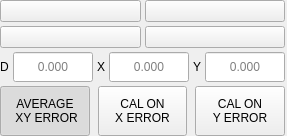
          <widget class="QWidget" name="calibrate">
           <property name="sizePolicy">
            <sizepolicy hsizetype="Preferred" vsizetype="Preferred">
             <horstretch>0</horstretch>
             <verstretch>0</verstretch>
            </sizepolicy>
           </property>
           <property name="minimumSize">
            <size>
             <width>0</width>
             <height>0</height>
            </size>
           </property>
           <layout class="QVBoxLayout" name="verticalLayout_42" stretch="1,0,0">
            <property name="spacing">
             <number>4</number>
            </property>
            <property name="leftMargin">
             <number>0</number>
            </property>
            <property name="topMargin">
             <number>0</number>
            </property>
            <property name="rightMargin">
             <number>2</number>
            </property>
            <property name="bottomMargin">
             <number>0</number>
            </property>
            <item>
             <layout class="QGridLayout" name="gridLayout">
              <property name="topMargin">
               <number>0</number>
              </property>
              <item row="0" column="1">
               <widget class="QPushButton" name="probe_cal_round_pocket">
                <property name="sizePolicy">
                 <sizepolicy hsizetype="Preferred" vsizetype="Preferred">
                  <horstretch>0</horstretch>
                  <verstretch>0</verstretch>
                 </sizepolicy>
                </property>
                <property name="minimumSize">
                 <size>
                  <width>0</width>
                  <height>0</height>
                 </size>
                </property>
                <property name="maximumSize">
                 <size>
                  <width>16777215</width>
                  <height>16777215</height>
                 </size>
                </property>
                <property name="focusPolicy">
                 <enum>Qt::StrongFocus</enum>
                </property>
                <property name="toolTip">
                 <string>Calibrate with round pocket</string>
                </property>
                <property name="statusTip">
                 <string/>
                </property>
                <property name="text">
                 <string/>
                </property>
                <property name="icon">
                 <iconset>
                  <normalon>basic_probe_icons/round_pocket.png</normalon>
                 </iconset>
                </property>
                <property name="iconSize">
                 <size>
                  <width>100</width>
                  <height>100</height>
                 </size>
                </property>
                <property name="probe" stdset="0">
                 <string>probe_cal_round_pocket</string>
                </property>
                <attribute name="buttonGroup">
                 <string notr="true">cal_buttonGroup</string>
                </attribute>
               </widget>
              </item>
              <item row="0" column="0">
               <widget class="QPushButton" name="probe_cal_round_boss">
                <property name="sizePolicy">
                 <sizepolicy hsizetype="Preferred" vsizetype="Preferred">
                  <horstretch>0</horstretch>
                  <verstretch>0</verstretch>
                 </sizepolicy>
                </property>
                <property name="minimumSize">
                 <size>
                  <width>0</width>
                  <height>0</height>
                 </size>
                </property>
                <property name="maximumSize">
                 <size>
                  <width>16777215</width>
                  <height>16777215</height>
                 </size>
                </property>
                <property name="focusPolicy">
                 <enum>Qt::StrongFocus</enum>
                </property>
                <property name="toolTip">
                 <string>Calibrate with round boss</string>
                </property>
                <property name="statusTip">
                 <string/>
                </property>
                <property name="text">
                 <string/>
                </property>
                <property name="icon">
                 <iconset>
                  <normalon>basic_probe_icons/round_boss.png</normalon>
                 </iconset>
                </property>
                <property name="iconSize">
                 <size>
                  <width>100</width>
                  <height>100</height>
                 </size>
                </property>
                <property name="autoDefault">
                 <bool>false</bool>
                </property>
                <property name="probe" stdset="0">
                 <string>probe_cal_round_boss</string>
                </property>
                <attribute name="buttonGroup">
                 <string notr="true">cal_buttonGroup</string>
                </attribute>
               </widget>
              </item>
              <item row="1" column="0">
               <widget class="QPushButton" name="probe_cal_square_boss">
                <property name="sizePolicy">
                 <sizepolicy hsizetype="Preferred" vsizetype="Preferred">
                  <horstretch>0</horstretch>
                  <verstretch>0</verstretch>
                 </sizepolicy>
                </property>
                <property name="minimumSize">
                 <size>
                  <width>0</width>
                  <height>0</height>
                 </size>
                </property>
                <property name="maximumSize">
                 <size>
                  <width>16777215</width>
                  <height>16777215</height>
                 </size>
                </property>
                <property name="focusPolicy">
                 <enum>Qt::StrongFocus</enum>
                </property>
                <property name="toolTip">
                 <string>Calibrate with square boss</string>
                </property>
                <property name="statusTip">
                 <string/>
                </property>
                <property name="text">
                 <string/>
                </property>
                <property name="icon">
                 <iconset>
                  <normalon>basic_probe_icons/rect_boss.png</normalon>
                 </iconset>
                </property>
                <property name="iconSize">
                 <size>
                  <width>100</width>
                  <height>100</height>
                 </size>
                </property>
                <property name="probe" stdset="0">
                 <string>probe_cal_square_boss</string>
                </property>
                <attribute name="buttonGroup">
                 <string notr="true">cal_buttonGroup</string>
                </attribute>
               </widget>
              </item>
              <item row="1" column="1">
               <widget class="QPushButton" name="probe_cal_square_pocket">
                <property name="sizePolicy">
                 <sizepolicy hsizetype="Preferred" vsizetype="Preferred">
                  <horstretch>0</horstretch>
                  <verstretch>0</verstretch>
                 </sizepolicy>
                </property>
                <property name="minimumSize">
                 <size>
                  <width>0</width>
                  <height>0</height>
                 </size>
                </property>
                <property name="maximumSize">
                 <size>
                  <width>16777215</width>
                  <height>16777215</height>
                 </size>
                </property>
                <property name="focusPolicy">
                 <enum>Qt::StrongFocus</enum>
                </property>
                <property name="toolTip">
                 <string>Calibrate with square pocket</string>
                </property>
                <property name="statusTip">
                 <string/>
                </property>
                <property name="text">
                 <string/>
                </property>
                <property name="icon">
                 <iconset>
                  <normalon>basic_probe_icons/rect_pocket.png</normalon>
                 </iconset>
                </property>
                <property name="iconSize">
                 <size>
                  <width>100</width>
                  <height>100</height>
                 </size>
                </property>
                <property name="probe" stdset="0">
                 <string>probe_cal_square_pocket</string>
                </property>
                <attribute name="buttonGroup">
                 <string notr="true">cal_buttonGroup</string>
                </attribute>
               </widget>
              </item>
             </layout>
            </item>
            <item>
             <layout class="QHBoxLayout" name="horizontalLayout_14">
              <item>
               <widget class="QLabel" name="label_3">
                <property name="minimumSize">
                 <size>
                  <width>0</width>
                  <height>30</height>
                 </size>
                </property>
                <property name="maximumSize">
                 <size>
                  <width>16777215</width>
                  <height>30</height>
                 </size>
                </property>
                <property name="text">
                 <string>D</string>
                </property>
                <property name="alignment">
                 <set>Qt::AlignCenter</set>
                </property>
               </widget>
              </item>
              <item>
               <widget class="QLineEdit" name="lineEdit_cal_diameter">
                <property name="sizePolicy">
                 <sizepolicy hsizetype="Preferred" vsizetype="Preferred">
                  <horstretch>0</horstretch>
                  <verstretch>0</verstretch>
                 </sizepolicy>
                </property>
                <property name="minimumSize">
                 <size>
                  <width>80</width>
                  <height>30</height>
                 </size>
                </property>
                <property name="maximumSize">
                 <size>
                  <width>80</width>
                  <height>30</height>
                 </size>
                </property>
                <property name="focusPolicy">
                 <enum>Qt::ClickFocus</enum>
                </property>
                <property name="toolTip">
                 <string>Calibration diameter</string>
                </property>
                <property name="text">
                 <string/>
                </property>
                <property name="maxLength">
                 <number>10</number>
                </property>
                <property name="alignment">
                 <set>Qt::AlignCenter</set>
                </property>
                <property name="placeholderText">
                 <string>0.000</string>
                </property>
               </widget>
              </item>
              <item>
               <widget class="QLabel" name="label_4">
                <property name="minimumSize">
                 <size>
                  <width>0</width>
                  <height>30</height>
                 </size>
                </property>
                <property name="maximumSize">
                 <size>
                  <width>16777215</width>
                  <height>30</height>
                 </size>
                </property>
                <property name="text">
                 <string>X</string>
                </property>
                <property name="alignment">
                 <set>Qt::AlignCenter</set>
                </property>
               </widget>
              </item>
              <item>
               <widget class="QLineEdit" name="lineEdit_cal_x_width">
                <property name="sizePolicy">
                 <sizepolicy hsizetype="Preferred" vsizetype="Preferred">
                  <horstretch>0</horstretch>
                  <verstretch>0</verstretch>
                 </sizepolicy>
                </property>
                <property name="minimumSize">
                 <size>
                  <width>0</width>
                  <height>30</height>
                 </size>
                </property>
                <property name="maximumSize">
                 <size>
                  <width>80</width>
                  <height>30</height>
                 </size>
                </property>
                <property name="focusPolicy">
                 <enum>Qt::ClickFocus</enum>
                </property>
                <property name="toolTip">
                 <string>X calibration value</string>
                </property>
                <property name="styleSheet">
                 <string notr="true"/>
                </property>
                <property name="text">
                 <string/>
                </property>
                <property name="maxLength">
                 <number>10</number>
                </property>
                <property name="cursorPosition">
                 <number>0</number>
                </property>
                <property name="alignment">
                 <set>Qt::AlignCenter</set>
                </property>
                <property name="placeholderText">
                 <string>0.000</string>
                </property>
               </widget>
              </item>
              <item>
               <widget class="QLabel" name="label_8">
                <property name="minimumSize">
                 <size>
                  <width>0</width>
                  <height>30</height>
                 </size>
                </property>
                <property name="maximumSize">
                 <size>
                  <width>16777215</width>
                  <height>30</height>
                 </size>
                </property>
                <property name="text">
                 <string>Y</string>
                </property>
                <property name="alignment">
                 <set>Qt::AlignCenter</set>
                </property>
               </widget>
              </item>
              <item>
               <widget class="QLineEdit" name="lineEdit_cal_y_width">
                <property name="sizePolicy">
                 <sizepolicy hsizetype="Preferred" vsizetype="Preferred">
                  <horstretch>0</horstretch>
                  <verstretch>0</verstretch>
                 </sizepolicy>
                </property>
                <property name="minimumSize">
                 <size>
                  <width>0</width>
                  <height>30</height>
                 </size>
                </property>
                <property name="maximumSize">
                 <size>
                  <width>80</width>
                  <height>30</height>
                 </size>
                </property>
                <property name="focusPolicy">
                 <enum>Qt::ClickFocus</enum>
                </property>
                <property name="toolTip">
                 <string>Y calibration value</string>
                </property>
                <property name="styleSheet">
                 <string notr="true"/>
                </property>
                <property name="text">
                 <string/>
                </property>
                <property name="maxLength">
                 <number>10</number>
                </property>
                <property name="alignment">
                 <set>Qt::AlignCenter</set>
                </property>
                <property name="placeholderText">
                 <string>0.000</string>
                </property>
               </widget>
              </item>
             </layout>
            </item>
            <item>
             <widget class="QWidget" name="widget_cal_error" native="true">
              <property name="sizePolicy">
               <sizepolicy hsizetype="Preferred" vsizetype="Preferred">
                <horstretch>0</horstretch>
                <verstretch>0</verstretch>
               </sizepolicy>
              </property>
              <property name="minimumSize">
               <size>
                <width>0</width>
                <height>50</height>
               </size>
              </property>
              <property name="maximumSize">
               <size>
                <width>16777215</width>
                <height>50</height>
               </size>
              </property>
              <layout class="QHBoxLayout" name="horizontalLayout_56">
               <property name="spacing">
                <number>8</number>
               </property>
               <property name="leftMargin">
                <number>0</number>
               </property>
               <property name="topMargin">
                <number>0</number>
               </property>
               <property name="rightMargin">
                <number>0</number>
               </property>
               <property name="bottomMargin">
                <number>0</number>
               </property>
               <item>
                <widget class="QPushButton" name="cal_avg_error">
                 <property name="sizePolicy">
                  <sizepolicy hsizetype="Preferred" vsizetype="Preferred">
                   <horstretch>0</horstretch>
                   <verstretch>0</verstretch>
                  </sizepolicy>
                 </property>
                 <property name="minimumSize">
                  <size>
                   <width>0</width>
                   <height>0</height>
                  </size>
                 </property>
                 <property name="maximumSize">
                  <size>
                   <width>16777215</width>
                   <height>16777215</height>
                  </size>
                 </property>
                 <property name="styleSheet">
                  <string notr="true"/>
                 </property>
                 <property name="text">
                  <string>AVERAGE
 XY ERROR</string>
                 </property>
                 <property name="checkable">
                  <bool>true</bool>
                 </property>
                 <property name="checked">
                  <bool>true</bool>
                 </property>
                 <property name="autoExclusive">
                  <bool>true</bool>
                 </property>
                 <property name="checkedAction" stdset="0">
                  <string>0</string>
                 </property>
                </widget>
               </item>
               <item>
                <widget class="QPushButton" name="cal_x_error">
                 <property name="sizePolicy">
                  <sizepolicy hsizetype="Preferred" vsizetype="Preferred">
                   <horstretch>0</horstretch>
                   <verstretch>0</verstretch>
                  </sizepolicy>
                 </property>
                 <property name="minimumSize">
                  <size>
                   <width>0</width>
                   <height>0</height>
                  </size>
                 </property>
                 <property name="maximumSize">
                  <size>
                   <width>16777215</width>
                   <height>16777215</height>
                  </size>
                 </property>
                 <property name="baseSize">
                  <size>
                   <width>0</width>
                   <height>0</height>
                  </size>
                 </property>
                 <property name="text">
                  <string>CAL ON
X ERROR</string>
                 </property>
                 <property name="checkable">
                  <bool>true</bool>
                 </property>
                 <property name="checked">
                  <bool>false</bool>
                 </property>
                 <property name="autoExclusive">
                  <bool>true</bool>
                 </property>
                 <property name="checkedAction" stdset="0">
                  <string>1</string>
                 </property>
                </widget>
               </item>
               <item>
                <widget class="QPushButton" name="cal_y_error">
                 <property name="sizePolicy">
                  <sizepolicy hsizetype="Preferred" vsizetype="Preferred">
                   <horstretch>0</horstretch>
                   <verstretch>0</verstretch>
                  </sizepolicy>
                 </property>
                 <property name="minimumSize">
                  <size>
                   <width>0</width>
                   <height>0</height>
                  </size>
                 </property>
                 <property name="maximumSize">
                  <size>
                   <width>16777215</width>
                   <height>16777215</height>
                  </size>
                 </property>
                 <property name="baseSize">
                  <size>
                   <width>0</width>
                   <height>0</height>
                  </size>
                 </property>
                 <property name="styleSheet">
                  <string notr="true"/>
                 </property>
                 <property name="text">
                  <string>CAL ON
Y ERROR</string>
                 </property>
                 <property name="checkable">
                  <bool>true</bool>
                 </property>
                 <property name="autoExclusive">
                  <bool>true</bool>
                 </property>
                 <property name="checkedAction" stdset="0">
                  <string>2</string>
                 </property>
                </widget>
               </item>
              </layout>
             </widget>
            </item>
           </layout>
          </widget>
